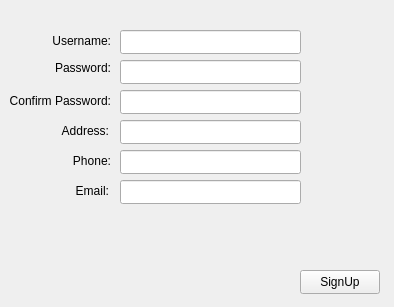
<?xml version="1.0" encoding="UTF-8"?>
<ui version="4.0">
 <class>Form</class>
 <widget class="QWidget" name="Form">
  <property name="geometry">
   <rect>
    <x>0</x>
    <y>0</y>
    <width>394</width>
    <height>307</height>
   </rect>
  </property>
  <property name="windowTitle">
   <string>Form</string>
  </property>
  <widget class="QPushButton" name="pushButton">
   <property name="geometry">
    <rect>
     <x>300</x>
     <y>270</y>
     <width>80</width>
     <height>24</height>
    </rect>
   </property>
   <property name="text">
    <string>SignUp</string>
   </property>
  </widget>
  <widget class="QLineEdit" name="username">
   <property name="geometry">
    <rect>
     <x>120</x>
     <y>30</y>
     <width>181</width>
     <height>24</height>
    </rect>
   </property>
  </widget>
  <widget class="QLineEdit" name="password">
   <property name="geometry">
    <rect>
     <x>120</x>
     <y>60</y>
     <width>181</width>
     <height>24</height>
    </rect>
   </property>
  </widget>
  <widget class="QLineEdit" name="Confirm">
   <property name="geometry">
    <rect>
     <x>120</x>
     <y>90</y>
     <width>181</width>
     <height>24</height>
    </rect>
   </property>
  </widget>
  <widget class="QLineEdit" name="Address">
   <property name="geometry">
    <rect>
     <x>120</x>
     <y>120</y>
     <width>181</width>
     <height>24</height>
    </rect>
   </property>
  </widget>
  <widget class="QLabel" name="label">
   <property name="geometry">
    <rect>
     <x>50</x>
     <y>30</y>
     <width>61</width>
     <height>21</height>
    </rect>
   </property>
   <property name="text">
    <string>Username:</string>
   </property>
   <property name="alignment">
    <set>Qt::AlignRight|Qt::AlignTrailing|Qt::AlignVCenter</set>
   </property>
  </widget>
  <widget class="QLabel" name="label_2">
   <property name="geometry">
    <rect>
     <x>40</x>
     <y>60</y>
     <width>71</width>
     <height>16</height>
    </rect>
   </property>
   <property name="text">
    <string>Password:</string>
   </property>
   <property name="alignment">
    <set>Qt::AlignRight|Qt::AlignTrailing|Qt::AlignVCenter</set>
   </property>
  </widget>
  <widget class="QLabel" name="label_3">
   <property name="geometry">
    <rect>
     <x>-10</x>
     <y>90</y>
     <width>121</width>
     <height>21</height>
    </rect>
   </property>
   <property name="text">
    <string>Confirm Password:</string>
   </property>
   <property name="alignment">
    <set>Qt::AlignRight|Qt::AlignTrailing|Qt::AlignVCenter</set>
   </property>
  </widget>
  <widget class="QLabel" name="label_4">
   <property name="geometry">
    <rect>
     <x>60</x>
     <y>120</y>
     <width>49</width>
     <height>21</height>
    </rect>
   </property>
   <property name="text">
    <string>Address:</string>
   </property>
   <property name="alignment">
    <set>Qt::AlignRight|Qt::AlignTrailing|Qt::AlignVCenter</set>
   </property>
  </widget>
  <widget class="QLineEdit" name="phone">
   <property name="geometry">
    <rect>
     <x>120</x>
     <y>150</y>
     <width>181</width>
     <height>24</height>
    </rect>
   </property>
  </widget>
  <widget class="QLabel" name="label_5">
   <property name="geometry">
    <rect>
     <x>60</x>
     <y>150</y>
     <width>51</width>
     <height>21</height>
    </rect>
   </property>
   <property name="text">
    <string>Phone:</string>
   </property>
   <property name="alignment">
    <set>Qt::AlignRight|Qt::AlignTrailing|Qt::AlignVCenter</set>
   </property>
  </widget>
  <widget class="QLineEdit" name="Email">
   <property name="geometry">
    <rect>
     <x>120</x>
     <y>180</y>
     <width>181</width>
     <height>24</height>
    </rect>
   </property>
  </widget>
  <widget class="QLabel" name="label_6">
   <property name="geometry">
    <rect>
     <x>60</x>
     <y>180</y>
     <width>49</width>
     <height>21</height>
    </rect>
   </property>
   <property name="text">
    <string>Email:</string>
   </property>
   <property name="alignment">
    <set>Qt::AlignRight|Qt::AlignTrailing|Qt::AlignVCenter</set>
   </property>
  </widget>
 </widget>
 <resources/>
 <connections/>
</ui>
